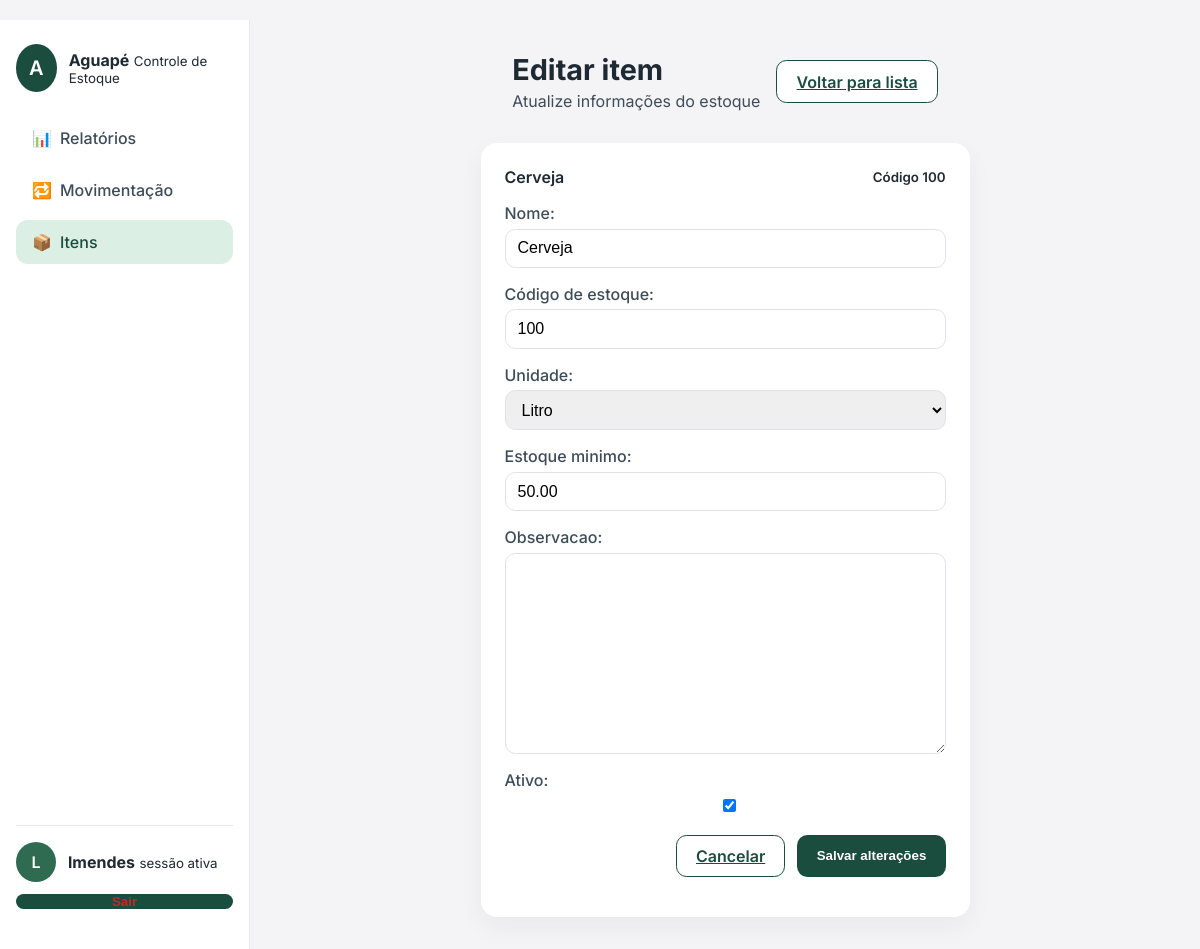
The app's page /itens/3/editar/ (signed in) with its own data.
### catalogo/models.py (models this page shows, shortened)
class Item(models.Model):
    UNIDADES = [
        ("UN", "Unidade"),
        ("KG", "Quilo"),
        ("L", "Litro"),
    ]
    nome = models.CharField(max_length=120)
    codigo_estoque = models.CharField("Código de estoque", max_length=30, unique=True)
    unidade = models.CharField(max_length=2, choices=UNIDADES, default="UN")
    estoque_minimo = models.DecimalField(
        max_digits=10,
        decimal_places=2,
        validators=[MinValueValidator(Decimal("0"))],
    )
    estoque_atual = models.DecimalField(
        max_digits=10,
        decimal_places=2,
        default=0,
        validators=[MinValueValidator(Decimal("0"))],
    )
    observacao = models.TextField(blank=True)
    ativo = models.BooleanField(default=True)
    criado_em = models.DateTimeField(auto_now_add=True)
    class Meta:
        ordering = ("nome",)
        app_label = "controle"

### catalogo/views.py (the view)
# urls.py: path("<int:pk>/editar/", views.editar_item, name="editar_item"),
@login_required
def editar_item(request, pk):
    item = get_object_or_404(Item, pk=pk)
    if request.method == "POST":
        form = ItemForm(request.POST, instance=item)
        if form.is_valid():
            form.save()
            messages.success(request, f"{item.nome} atualizado com sucesso.")
            return redirect("catalogo:cadastro_itens")
    else:
        form = ItemForm(instance=item)
    return render(request, "catalogo/item_form.html", {"form": form, "item": item})

### catalogo/forms.py (shortened to what this page needs)
class ItemForm(forms.ModelForm):
    class Meta:
        model = Item
        fields = ["nome", "codigo_estoque", "unidade", "estoque_minimo", "observacao", "ativo"]

### templates/catalogo/item_form.html (shortened to what this page needs)
﻿{% extends "base.html" %}
{% block page_title %}Editar item{% endblock %}
{% block page_subtitle %}Atualize informações do estoque{% endblock %}
{% block header_actions %}
<a class="btn btn-secondary" href="{% url 'catalogo:cadastro_itens' %}">Voltar para lista</a>
{% endblock %}
{% block content %}
<div class="card">
    <div class="card-header">
        <span>{{ item.nome }}</span>
        <small>Código {{ item.codigo_estoque }}</small>
    </div>
    <form method="post">
        <div class="form-grid">
            {% for field in form %}
                <div class="form-field">
                    {{ field.label_tag }}
                    {{ field }}
                </div>
            {% endfor %}
        </div>
        <div class="card-actions">
            <a class="btn btn-secondary" href="{% url 'catalogo:cadastro_itens' %}">Cancelar</a>
            <button type="submit" class="btn">Salvar alterações</button>
        </div>
    </form>
</div>
{% endblock %}

### templates/base.html (shortened to what this page needs)
{% load static %}
<!DOCTYPE html>
<html lang="pt-br">
<head>
    <link rel="stylesheet" href="{% static 'css/aguape.css' %}">
</head>
<body>
    <div class="layout {% if request.resolver_match.url_name == 'login' %}layout-login{% endif %}">
        {% if request.resolver_match.url_name != 'login' %}
        <aside class="sidebar">
            <div class="brand">
                <div class="brand-logo">A</div>
                <div>
                    <strong>Aguapé</strong>
                    <small>Controle de Estoque</small>
                </div>
            </div>
            <nav class="sidebar-nav">
                <a href="{% url 'controle:relatorio' %}" class="nav-link {% if request.resolver_match.namespace == 'controle' and request.resolver_match.url_name == 'relatorio' %}active{% endif %}">
                    <span class="icon">📊</span> Relatórios
                </a>
                <a href="{% url 'controle:movimentacao' %}" class="nav-link {% if request.resolver_match.namespace == 'controle' and request.resolver_match.url_name == 'movimentacao' %}active{% endif %}">
                    <span class="icon">🔁</span> Movimentação
                </a>
                <a href="{% url 'catalogo:cadastro_itens' %}" class="nav-link {% if request.resolver_match.namespace == 'catalogo' %}active{% endif %}">
                    <span class="icon">📦</span> Itens
                </a>
            </nav>
            <div class="sidebar-footer">
                <div class="user-circle">
                    {{ request.user.get_username|default:"A"|slice:":1"|upper }}
                </div>
                <div>
                    <strong>{{ request.user.get_username|default:"Administrador" }}</strong>
                    <small>sessão ativa</small>
                </div>
                {% if request.user.is_authenticated %}
                    <form action="{% url 'controle:logout' %}" method="post" class="logout-form">
                        <button type="submit" class="btn btn-link btn-link-danger">Sair</button>
                    </form>
                {% endif %}
            </div>
        </aside>
        {% endif %}
        <main class="content {% if request.resolver_match.url_name == 'login' %}content-login{% endif %}">
            <header class="content-header">
                <div>
                    <h1 class="{% if request.resolver_match.url_name == 'login' %}title-centered{% endif %}">{% block page_title %}Controle de Estoque{% endblock %}</h1>
                    <p class="subtitle {% if request.resolver_match.url_name == 'login' %}title-centered{% endif %}">{% block page_subtitle %}Barco-Hotel Aguapé{% endblock %}</p>
                </div>
                <div class="header-actions">
                    {% block header_actions %}{% endblock %}
                </div>
            </header>
            <section class="content-body">
                {% block content %}{% endblock %}
            </section>
        </main>
    </div>
</body>
</html>

### static/css/aguape.css (style rules this page uses)
:root { --green-700: #1b4d3e; --green-500: #2f6b50; --green-200: #dcefe5; --red-500: #c1292e; --yellow-500: #d99f1e; --gray-900: #1f2933; --gray-700: #3e4c59; --gray-100: #f4f4f6; --white: #ffffff; font-size: 16px; }
* { box-sizing: border-box; }
body { margin: 0; font-family: "Inter", system-ui, -apple-system, BlinkMacSystemFont, "Segoe UI", sans-serif; background: var(--gray-100); color: var(--gray-900); }
.layout { display: flex; min-height: 100vh; }
.sidebar { width: 250px; background: #fff; border-right: 1px solid #e7e7ed; padding: 1.5rem 1rem; display: flex; flex-direction: column; gap: 1.5rem; }
.brand { display: flex; gap: 0.75rem; align-items: center; }
.brand-logo { width: 48px; height: 48px; border-radius: 50%; background: var(--green-700); color: var(--white); display: inline-flex; align-items: center; justify-content: center; font-weight: 600; font-size: 1.25rem; }
.sidebar-nav { display: flex; flex-direction: column; gap: 0.5rem; }
.nav-link { display: flex; align-items: center; gap: 0.5rem; padding: 0.75rem 1rem; border-radius: 0.75rem; color: var(--gray-700); text-decoration: none; font-weight: 500; transition: background 0.2s ease, color 0.2s ease; }
.nav-link.active, .nav-link:hover { background: var(--green-200); color: var(--green-700); }
.sidebar-footer { margin-top: auto; display: flex; gap: 0.75rem; align-items: center; padding-top: 1rem; border-top: 1px solid #e7e7ed; flex-wrap: wrap; }
.user-circle { width: 40px; height: 40px; border-radius: 50%; background: var(--green-500); color: var(--white); display: inline-flex; align-items: center; justify-content: center; font-weight: 600; }
.content { flex: 1; padding: 2rem 3rem; display: flex; justify-content: center; align-items: center; flex-direction: column; gap: 2rem; }
.content-header { display: flex; align-items: center; justify-content: space-between; flex-wrap: wrap; gap: 1rem; }
.content-header h1 { margin: 0; font-size: 1.8rem; }
.subtitle { margin: 0.25rem 0 0; color: var(--gray-700); }
.header-actions { display: flex; gap: 0.5rem; }
.btn { border: none; background: var(--green-700); color: var(--white); padding: 0.65rem 1.2rem; border-radius: 0.65rem; font-weight: 600; cursor: pointer; }
.btn-link { color: var(--green-700); text-decoration: none; font-weight: 600; }
.btn-secondary { background: var(--white); color: var(--green-700); border: 1px solid var(--green-700); }
.btn-link-danger { color: var(--red-500); padding: 0; }
.content-body { display: flex; flex-direction: column; gap: 1.5rem; }
.card { background: #fff; border-radius: 1rem; padding: 1.5rem; box-shadow: 0 10px 25px rgba(31, 41, 55, 0.05); }
.card-header { font-weight: 600; margin-bottom: 1rem; display: flex; justify-content: space-between; align-items: center; }
.card-actions { margin-top: 1.25rem; display: flex; justify-content: flex-end; gap: 0.75rem; }
form .form-grid { display: grid; gap: 1rem; }
form .form-field { display: flex; flex-direction: column; gap: 0.35rem; }
form label { font-weight: 500; color: var(--gray-700); }
form input, form select, form textarea { width: 100%; padding: 0.6rem 0.75rem; border-radius: 0.65rem; border: 1px solid #dfe3e8; font-size: 1rem; }
.logout-form { width: 100%; }
.logout-form .btn { width: 100%; justify-content: center; }

### records on screen
Item: nome "Cerveja", codigo_estoque "100", form "Cerveja" "100" "Litro" "50.00" "☑"

### other values on screen
{{ request.user.get_username|default:"A"|slice:":1"|upper }} "L"
{{ request.user.get_username|default:"Administrador" }} "lmendes"
{{ field.label_tag }} "Nome:" "Código de estoque:" "Unidade:" "Estoque minimo:" "Observacao:" "Ativo:"
